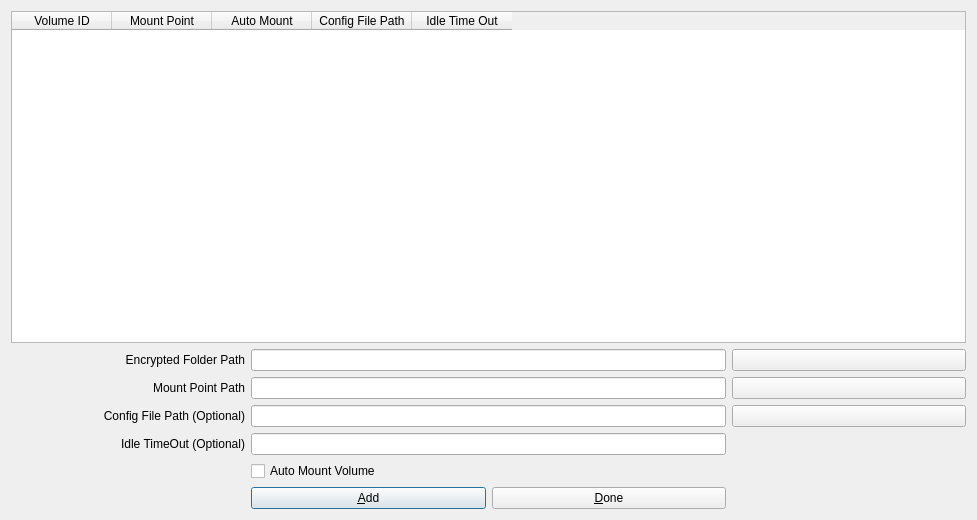
<?xml version="1.0" encoding="UTF-8"?>
<ui version="4.0">
 <class>favorites</class>
 <widget class="QDialog" name="favorites">
  <property name="windowModality">
   <enum>Qt::ApplicationModal</enum>
  </property>
  <property name="geometry">
   <rect>
    <x>0</x>
    <y>0</y>
    <width>977</width>
    <height>520</height>
   </rect>
  </property>
  <property name="windowTitle">
   <string>Manage Favorites</string>
  </property>
  <layout class="QGridLayout" name="gridLayout">
   <item row="0" column="0" colspan="4">
    <widget class="QTableWidget" name="tableWidget">
     <property name="editTriggers">
      <set>QAbstractItemView::NoEditTriggers</set>
     </property>
     <property name="tabKeyNavigation">
      <bool>false</bool>
     </property>
     <property name="showDropIndicator" stdset="0">
      <bool>false</bool>
     </property>
     <property name="dragDropOverwriteMode">
      <bool>false</bool>
     </property>
     <property name="selectionMode">
      <enum>QAbstractItemView::NoSelection</enum>
     </property>
     <property name="showGrid">
      <bool>false</bool>
     </property>
     <column>
      <property name="text">
       <string>Volume ID</string>
      </property>
      <property name="textAlignment">
       <set>AlignCenter</set>
      </property>
     </column>
     <column>
      <property name="text">
       <string>Mount Point</string>
      </property>
      <property name="textAlignment">
       <set>AlignCenter</set>
      </property>
     </column>
     <column>
      <property name="text">
       <string>Auto Mount</string>
      </property>
      <property name="textAlignment">
       <set>AlignCenter</set>
      </property>
     </column>
     <column>
      <property name="text">
       <string>Config File Path</string>
      </property>
      <property name="textAlignment">
       <set>AlignCenter</set>
      </property>
     </column>
     <column>
      <property name="text">
       <string>Idle Time Out</string>
      </property>
      <property name="textAlignment">
       <set>AlignCenter</set>
      </property>
     </column>
    </widget>
   </item>
   <item row="1" column="0">
    <widget class="QLabel" name="labelName">
     <property name="text">
      <string>Encrypted Folder Path</string>
     </property>
     <property name="alignment">
      <set>Qt::AlignRight|Qt::AlignTrailing|Qt::AlignVCenter</set>
     </property>
     <property name="wordWrap">
      <bool>true</bool>
     </property>
    </widget>
   </item>
   <item row="1" column="1" colspan="2">
    <widget class="QLineEdit" name="lineEditEncryptedFolderPath"/>
   </item>
   <item row="1" column="3">
    <widget class="QPushButton" name="pbFolderPath">
     <property name="maximumSize">
      <size>
       <width>500</width>
       <height>16777215</height>
      </size>
     </property>
     <property name="toolTip">
      <string>open file dialog</string>
     </property>
     <property name="text">
      <string/>
     </property>
    </widget>
   </item>
   <item row="2" column="0">
    <widget class="QLabel" name="labelDeviceAddress">
     <property name="text">
      <string>Mount Point Path</string>
     </property>
     <property name="alignment">
      <set>Qt::AlignRight|Qt::AlignTrailing|Qt::AlignVCenter</set>
     </property>
     <property name="wordWrap">
      <bool>true</bool>
     </property>
    </widget>
   </item>
   <item row="2" column="1" colspan="2">
    <widget class="QLineEdit" name="lineEditMountPath"/>
   </item>
   <item row="2" column="3">
    <widget class="QPushButton" name="pbMountPointPath">
     <property name="text">
      <string/>
     </property>
    </widget>
   </item>
   <item row="3" column="0">
    <widget class="QLabel" name="labelCofigFilePath">
     <property name="text">
      <string>Config File Path (Optional)</string>
     </property>
     <property name="alignment">
      <set>Qt::AlignRight|Qt::AlignTrailing|Qt::AlignVCenter</set>
     </property>
     <property name="wordWrap">
      <bool>true</bool>
     </property>
    </widget>
   </item>
   <item row="3" column="1" colspan="2">
    <widget class="QLineEdit" name="lineEditConfigFilePath"/>
   </item>
   <item row="3" column="3">
    <widget class="QPushButton" name="pbConfigFilePath">
     <property name="text">
      <string/>
     </property>
    </widget>
   </item>
   <item row="4" column="0">
    <widget class="QLabel" name="labelIdleTimeOut">
     <property name="text">
      <string>Idle TimeOut (Optional)</string>
     </property>
     <property name="alignment">
      <set>Qt::AlignRight|Qt::AlignTrailing|Qt::AlignVCenter</set>
     </property>
     <property name="wordWrap">
      <bool>true</bool>
     </property>
    </widget>
   </item>
   <item row="4" column="1" colspan="2">
    <widget class="QLineEdit" name="lineEditIdleTimeOut"/>
   </item>
   <item row="5" column="1" colspan="2">
    <widget class="QCheckBox" name="cbAutoMount">
     <property name="text">
      <string>Auto Mount Volume</string>
     </property>
    </widget>
   </item>
   <item row="6" column="1">
    <widget class="QPushButton" name="pbAdd">
     <property name="text">
      <string>&amp;Add</string>
     </property>
     <property name="default">
      <bool>true</bool>
     </property>
    </widget>
   </item>
   <item row="6" column="2">
    <widget class="QPushButton" name="pbCancel">
     <property name="text">
      <string>&amp;Done</string>
     </property>
    </widget>
   </item>
  </layout>
 </widget>
 <tabstops>
  <tabstop>tableWidget</tabstop>
  <tabstop>lineEditEncryptedFolderPath</tabstop>
  <tabstop>pbFolderPath</tabstop>
  <tabstop>lineEditMountPath</tabstop>
  <tabstop>pbAdd</tabstop>
  <tabstop>pbCancel</tabstop>
 </tabstops>
 <resources/>
 <connections/>
</ui>
